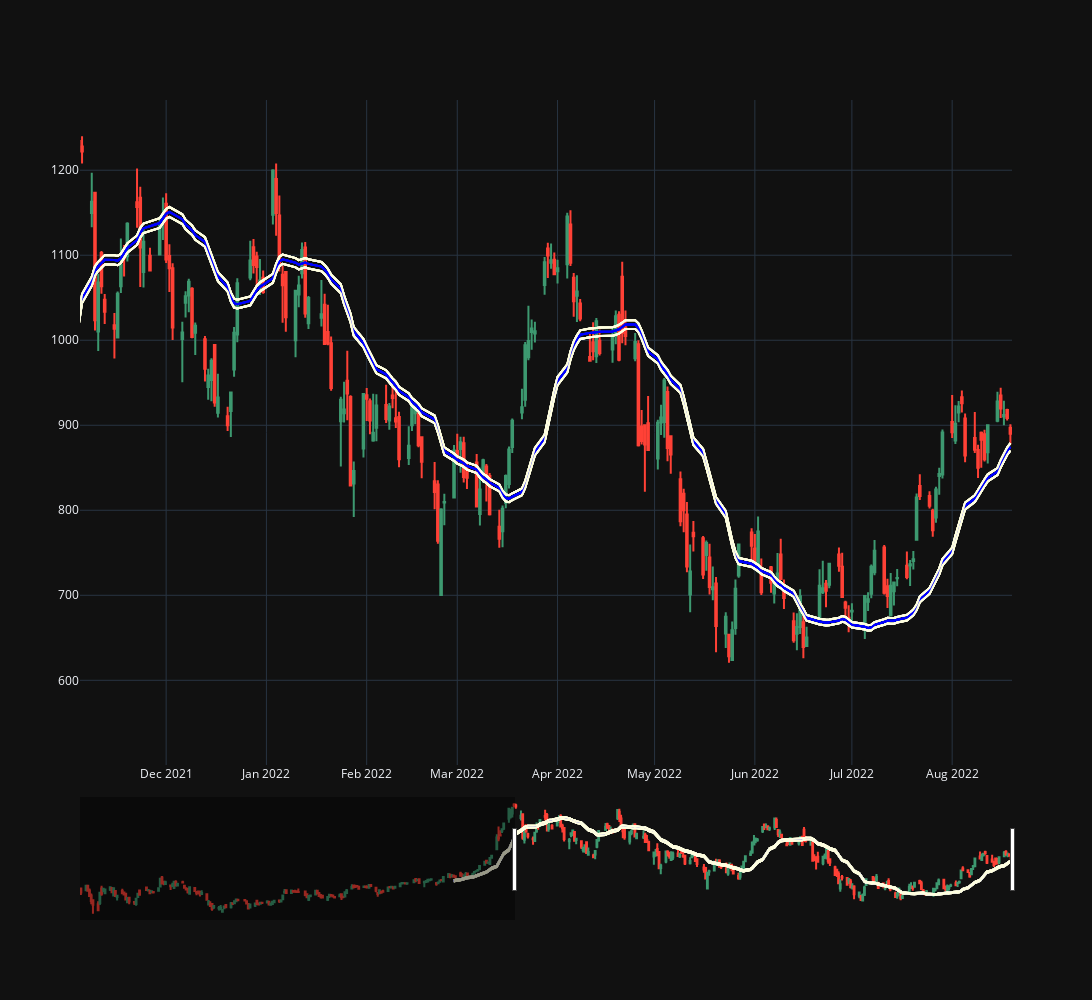

The cell this chart's notebook holds for it:
### Code cell
fig.update_layout(xaxis_rangeslider_visible = True,
                  width = 1500, 
                  height = 1000, 
                  template = 'plotly_dark')

fig.add_trace(go.Line(
    x = df['Date'][-len(decycler):],
    y = decycler['Decycler'],
    line = dict(color = '#0000FF')
))

fig.add_trace(go.Line(
    x = df['Date'][-len(decycler):],
    y = decycler['Upper Hysteresis'],
    line = dict(color = '#FFFFE0')
))

fig.add_trace(go.Line(
    x = df['Date'][-len(decycler):],
    y = decycler['Lower Hysteresis'],
    line = dict(color = '#FFFFE0')
))

fig.update_layout(showlegend=False)

fig.show()

### Figure 1 — Plotly figure (JSON) as saved in the notebook; plotly's stock layout.template omitted (floating-point values rounded to 4 significant figures; data arrays with more than 128 entries replaced by an {"elided": "..."} marker saying what was removed)
{"data": [{"close": {"elided": "374 float values"}, "high": {"elided": "374 float values"}, "low": {"elided": "374 float values"}, "open": {"elided": "374 float values"}, "type": "candlestick", "x": {"elided": "374 str values"}}, {"line": {"color": "#008000"}, "type": "scatter", "x": {"elided": "224 str values"}, "y": {"elided": "224 float values"}}, {"line": {"color": "#FFFFE0"}, "type": "scatter", "x": {"elided": "224 str values"}, "y": {"elided": "224 float values"}}, {"line": {"color": "#FFFFE0"}, "type": "scatter", "x": {"elided": "224 str values"}, "y": {"elided": "224 float values"}}, {"line": {"color": "#0000FF"}, "type": "scatter", "x": {"elided": "224 str values"}, "y": {"elided": "224 float values"}}, {"line": {"color": "#FFFFE0"}, "type": "scatter", "x": {"elided": "224 str values"}, "y": {"elided": "224 float values"}}, {"line": {"color": "#FFFFE0"}, "type": "scatter", "x": {"elided": "224 str values"}, "y": {"elided": "224 float values"}}, {"line": {"color": "#0000FF"}, "type": "scatter", "x": {"elided": "224 str values"}, "y": {"elided": "224 float values"}}, {"line": {"color": "#FFFFE0"}, "type": "scatter", "x": {"elided": "224 str values"}, "y": {"elided": "224 float values"}}, {"line": {"color": "#FFFFE0"}, "type": "scatter", "x": {"elided": "224 str values"}, "y": {"elided": "224 float values"}}, {"line": {"color": "#0000FF"}, "type": "scatter", "x": {"elided": "224 str values"}, "y": {"elided": "224 float values"}}, {"line": {"color": "#FFFFE0"}, "type": "scatter", "x": {"elided": "224 str values"}, "y": {"elided": "224 float values"}}, {"line": {"color": "#FFFFE0"}, "type": "scatter", "x": {"elided": "224 str values"}, "y": {"elided": "224 float values"}}, {"line": {"color": "#0000FF"}, "type": "scatter", "x": {"elided": "224 str values"}, "y": {"elided": "224 float values"}}, {"line": {"color": "#FFFFE0"}, "type": "scatter", "x": {"elided": "224 str values"}, "y": {"elided": "224 float values"}}, {"line": {"color": "#FFFFE0"}, "type": "scatter", "x": {"elided": "224 str values"}, "y": {"elided": "224 float values"}}], "layout": {"height": 1000, "showlegend": false, "width": 1500, "xaxis": {"autorange": false, "range": ["2021-11-04 08:46:34.0298", "2022-08-19 12:00"], "rangeslider": {"autorange": true, "range": ["2021-02-25 12:00", "2022-08-19 12:00"], "visible": true, "yaxis": {"_template": null, "rangemode": "match"}}, "type": "date"}, "yaxis": {"autorange": true, "range": [500.4, 1283.0], "type": "linear"}}}
